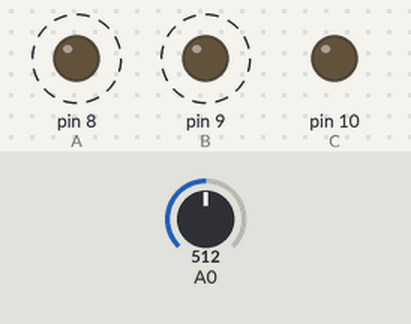
A sketch run on a simulated Arduino Uno, built with avr-gcc and run on an emulated ATmega328P. On the bench: output pins drawn as LEDs (lit = HIGH). Dashed ring = blinking. Inputs (shaded band) come from the test bench; at power-on: A0 = 512. What the sketch prints to the serial monitor is not drawn.

Above: at 0.1 s.
Timing chart, 0 to 3.0 s (numbered marks = the images above):
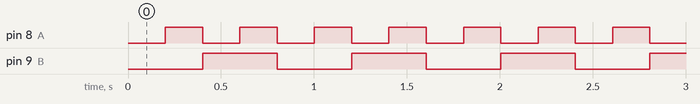

The sketch:

mohit2.ino
```cpp
const int A = 8;
const int B = 9;
const int C = 10;

//(MSB) CBA (LSB)

void setup() {
  Serial.begin(9600);
  pinMode(A,OUTPUT);
  pinMode(B,OUTPUT);
  pinMode(C,OUTPUT);

}

void loop() {

        digitalWrite(A,0);
        digitalWrite(B,0);
         digitalWrite(C,0);
         Serial.print("sensor value1 is ");
       Serial.println(analogRead(A0));


   delay(200);

        digitalWrite(A,1);
        digitalWrite(B,0);
         digitalWrite(C,0);
          Serial.print("sensor value2 is ");
       Serial.println(analogRead(A0));


    delay(200);

       digitalWrite(A,0);
        digitalWrite(B,1);
         digitalWrite(C,0);
          Serial.print("sensor value3 is ");
       Serial.println(analogRead(A0));


    delay(200);

        digitalWrite(A,1);
        digitalWrite(B,1);
         digitalWrite(C,0);
          Serial.print("sensor value4 is ");
       Serial.println(analogRead(A0));


 delay(200);

}
```

Measured:
- by itself, pin 8 (A): alternates HIGH for 0.20 s and LOW for 0.20 s
- by itself, pin 9 (B): alternates HIGH for 0.40 s and LOW for 0.40 s
- by itself, everything shown: repeats every 0.80 s, in 4 steps
